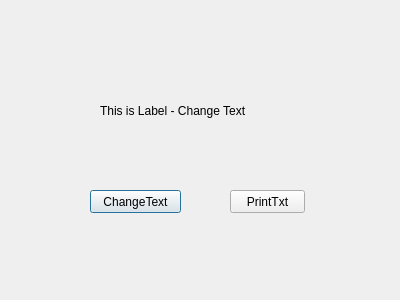
<?xml version="1.0" encoding="UTF-8"?>
<ui version="4.0">
 <class>Dialog</class>
 <widget class="QDialog" name="Dialog">
  <property name="geometry">
   <rect>
    <x>0</x>
    <y>0</y>
    <width>400</width>
    <height>300</height>
   </rect>
  </property>
  <property name="windowTitle">
   <string>Dialog</string>
  </property>
  <widget class="QLabel" name="label">
   <property name="geometry">
    <rect>
     <x>100</x>
     <y>90</y>
     <width>241</width>
     <height>41</height>
    </rect>
   </property>
   <property name="text">
    <string>This is Label - Change Text</string>
   </property>
  </widget>
  <widget class="QPushButton" name="chTxt">
   <property name="geometry">
    <rect>
     <x>90</x>
     <y>190</y>
     <width>91</width>
     <height>23</height>
    </rect>
   </property>
   <property name="text">
    <string>ChangeText</string>
   </property>
  </widget>
  <widget class="QPushButton" name="printTxt">
   <property name="geometry">
    <rect>
     <x>230</x>
     <y>190</y>
     <width>75</width>
     <height>23</height>
    </rect>
   </property>
   <property name="text">
    <string>PrintTxt</string>
   </property>
  </widget>
 </widget>
 <resources/>
 <connections/>
</ui>
